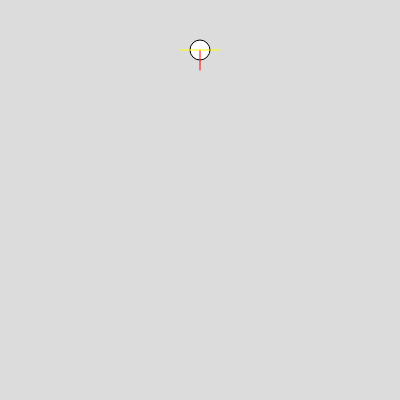
Frame 1 (no input)
Frame 60 (no input): identical to frame 1, image omitted
Frame 120 (the mouse pressed at the canvas centre since frame 60): identical to frame 1, image omitted

The p5.js sketch that drew this single still picture (run headless with seeded random() and noise() and a simulated clock; from frame 60 on, the mouse is pressed at the canvas centre):

// p5.js sketch
// ── sketch.js
function setup() {
  createCanvas(400, 400);
}

function draw() {
  background(220);
  var sm = new Stickman(width / 2, 50, 1);
  sm.draw();

}
// ── part.js
class Part {
  constructor(r, a, t, c) {
    this.r = r;
    this.a = a;
    this.t = t;
    this.c = c;
  }

  draw() {
    stroke(this.c);
    if (this.t == "circle") {
      ellipse(0, 0, this.r, this.r);
    }
    if (this.t == "line") {
      this.x2 = this.r * cos(this.a);
      this.y2 = this.r * sin(this.a);
      line(0, 0, this.x2, this.y2);
    }
  }
}
// ── stickman.js
/*
0: head
1: neck 
2: left shoulder
3: right shoulder
4: torso line
5: upper left
6: lower left
7: left hand
8: upper right arm
9: lower right arm
10: right hand
11: left pelvis
12: right pelvis
13: upper left leg
14: lower left leg
15: left foot
16: upper right leg
17: lower right leg
18: right foot
*/

class Stickman {
  constructor(x, y) {
    this.x = x;
    this.y = y;

    this.body = [];

    var part;

    //head
    part = new Part(20, 0, "circle", 0);
    this.body.push(part);
    part= new Part(20, PI / 2, "line", "red");
    this.body.push(part);
    
    //shoulders
    part= new Part(20, PI, "line", "yellow");
    this.body.push(part);
    part= new Part(20, 0, "line", "yellow");
    this.body.push(part);
    
    //left arm
    part= new Part(20, PI/2, "line", "green");
    this.body.push(part);
    part= new Part(20, PI/2, "line", "blue");
    this.body.push(part);
    part= new Part(5, PI/2, "line", "red");
    this.body.push(part);
    /*
    this.leftupperarm = new Part(this.leftshoulder.x2, this.leftshoulder.y2, 20, PI / 2, "line", "yellow");
    this.leftlowerarm = new Part(this.leftupperarm.x2, this.leftupperarm.y2, 20, PI / 2, "line", "red");
    this.lefthand = new Part(this.leftlowerarm.x2, this.leftlowerarm.y2, 5, PI / 2, "line", "green");
    */
  }

  draw() {
    translate(this.x, this.y);
    //head
    this.body[0].draw();
    //neck
    this.body[1].draw();
    
    //translate(this.body[1].x2, this.body[1].y2);
    //left shoulder
    this.body[2].draw();
    
    //translate(this.body[2].x2, this.body[2].y2);
    //left upper arm
    //this.body[3].draw();
    
    //translate(this.body[3].x2, this.body[3].y2);
    //left lower arm
    //this.body[4].draw();
    
    //translate(this.body[4].x2, this.body[4].y2);
    //left hand
    //this.body[5].draw();
    
    //resetMatrix();
    //translate(this.body[1].x2, this.body[1].y2);
    //right shoulder
    this.body[3].draw();
  }
}
